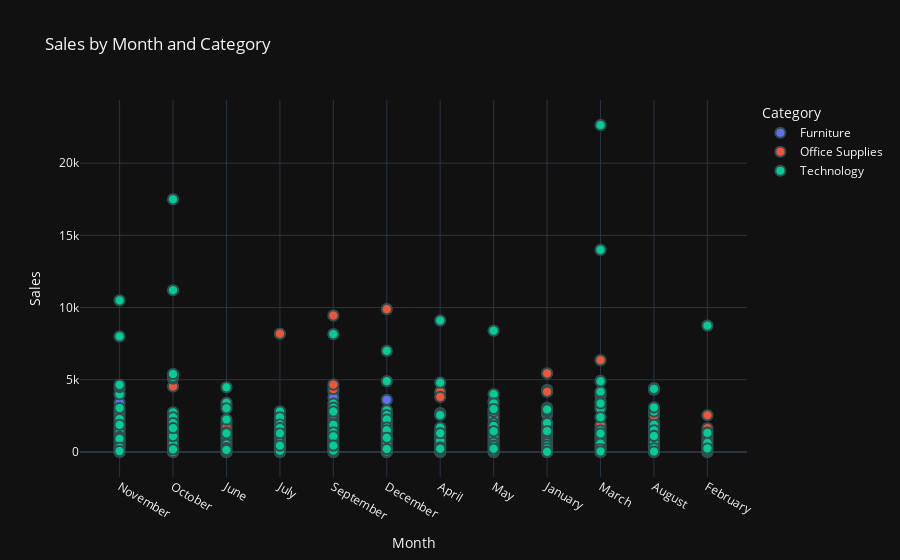

The cell this chart's notebook holds for it:
### Code cell
# interactive Scatter plot -> plotly
fig = px.scatter(df_sales, x='Month', y='Sales', color='Category', title='Sales by Month and Category', labels={'Month': 'Month', 'Sales': 'Sales', 'Category': 'Category'})
fig.update_traces(marker=dict(size=10, line=dict(width=2, color='DarkSlateGrey')), selector=dict(mode='markers'))
fig.update_layout(
    xaxis_title='Month',
    yaxis_title='Sales',
    legend_title='Category',
    template='plotly_dark'
)
fig.show()

### Figure 1 — Plotly figure (JSON) as saved in the notebook; plotly's stock layout.template omitted (floating-point values rounded to 4 significant figures; data arrays with more than 128 entries replaced by an {"elided": "..."} marker saying what was removed)
{"data": [{"hovertemplate": "Category=Furniture<br>Month=%{x}<br>Sales=%{y}<extra></extra>", "legendgroup": "Furniture", "marker": {"color": "#636efa", "line": {"color": "DarkSlateGrey", "width": 2}, "size": 10, "symbol": "circle"}, "mode": "markers", "name": "Furniture", "showlegend": true, "type": "scattergl", "x": {"elided": "2078 str values"}, "xaxis": "x", "y": {"elided": "2078 float values"}, "yaxis": "y"}, {"hovertemplate": "Category=Office Supplies<br>Month=%{x}<br>Sales=%{y}<extra></extra>", "legendgroup": "Office Supplies", "marker": {"color": "#EF553B", "line": {"color": "DarkSlateGrey", "width": 2}, "size": 10, "symbol": "circle"}, "mode": "markers", "name": "Office Supplies", "showlegend": true, "type": "scattergl", "x": {"elided": "5909 str values"}, "xaxis": "x", "y": {"elided": "5909 float values"}, "yaxis": "y"}, {"hovertemplate": "Category=Technology<br>Month=%{x}<br>Sales=%{y}<extra></extra>", "legendgroup": "Technology", "marker": {"color": "#00cc96", "line": {"color": "DarkSlateGrey", "width": 2}, "size": 10, "symbol": "circle"}, "mode": "markers", "name": "Technology", "showlegend": true, "type": "scattergl", "x": {"elided": "1813 str values"}, "xaxis": "x", "y": {"elided": "1813 float values"}, "yaxis": "y"}], "layout": {"legend": {"title": {"text": "Category"}, "tracegroupgap": 0}, "title": {"text": "Sales by Month and Category"}, "xaxis": {"anchor": "y", "domain": [0, 1], "title": {"text": "Month"}}, "yaxis": {"anchor": "x", "domain": [0, 1], "title": {"text": "Sales"}}}}
